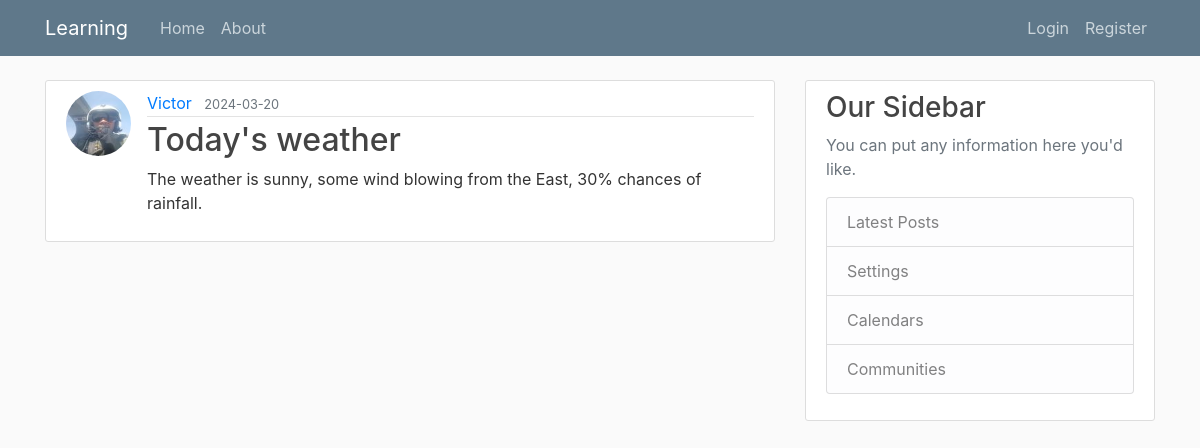
/post/1, run on the app's committed database.
### flaskblog/models.py (models this page shows, shortened)
class User(db.Model, UserMixin):
    id = db.Column(db.Integer, primary_key=True)
    username = db.Column(db.String(20), unique=True, nullable=False)
    email = db.Column(db.String(120), unique=True, nullable=False)
    image_file = db.Column(db.String(20), nullable=False, default='default.jpg')
    password = db.Column(db.String(60), nullable=False)
    posts = db.relationship('Post', backref='author', lazy=True)

class Post(db.Model):
    id = db.Column(db.Integer, primary_key=True)
    title = db.Column(db.String(100), nullable=False)
    date_posted = db.Column(db.DateTime, nullable=False, default=datetime.utcnow)
    content = db.Column(db.Text, nullable=False)
    user_id = db.Column(db.Integer, db.ForeignKey('user.id'), nullable=False)

### flaskblog/routes.py (the view)
@app.route("/post/<int:post_id>")
def post(post_id):
    post = Post.query.get_or_404(post_id)
    return render_template('post.html', title='post.title', post=post)

### flaskblog/templates/post.html (shortened to what this page needs)
{% extends "layout.html" %}
{% block content %}
<article class="media content-section">
    <img class="rounded-circle article-img" src="{{ url_for('static', filename='profile_pics/' + post.author.image_file) }}">
    <div class="media-body">
        <div class="article-metadata">
		<a class="mr-2" href="{{ url_for('user_posts', username=post.author.username) }}">{{ post.author.username }}</a>
            <small class="text-muted">{{ post.date_posted.strftime('%Y-%m-%d') }}</small>
            </div>
            <h2 class="article-title">{{ post.title }}</h2>
            <p class="article-content">{{ post.content }}</p>
        </div>
</article>
{% endblock content %}

### flaskblog/static/main.css (style rules this page uses)
body { background: #fafafa; color: #333333; margin-top: 5rem; }
h1, h2, h3, h4, h5, h6 { color: #444444; }
.content-section { background: #ffffff; padding: 10px 20px; border: 1px solid #dddddd; border-radius: 3px; margin-bottom: 20px; }
.article-title { color: #444444; }
.article-content { white-space: pre-line; }
.article-img { height: 65px; width: 65px; margin-right: 16px; }
.article-metadata { padding-bottom: 1px; margin-bottom: 4px; border-bottom: 1px solid #e3e3e3 }

### data on the page
User: image_file (picture), author.username "Victor"
Post: date_posted "2024-03-20", title "Today's weather", content "The weather is sunny, some wind blowing from the East, 30% chances of rainfall."
